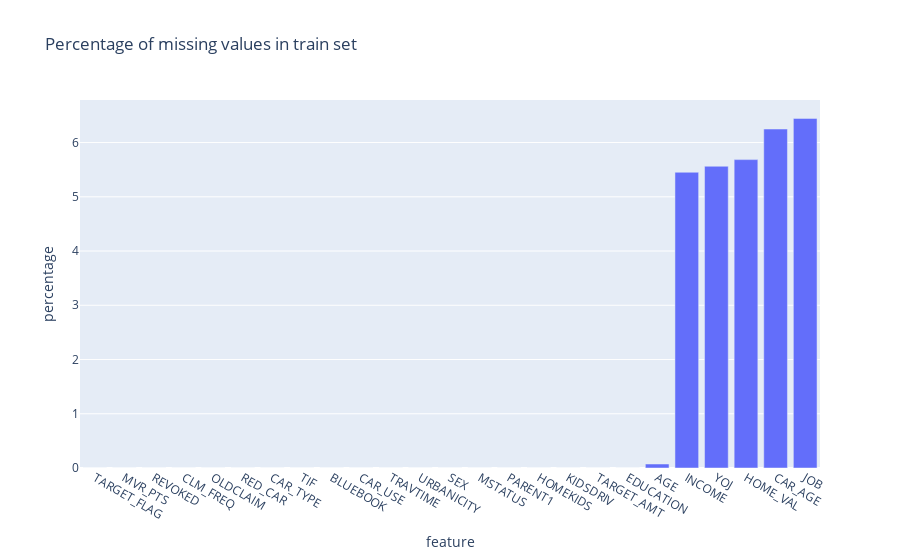

Source (notebook cell):
### Markdown cell above
plot_missing_values(train_auto, 'train')
plt.show()

### Code cell
As we can see, the data is pretty complete with 5 variables having about 5-6% missing values. As a first study, I am going to impute those missing values using the following scheme : 

    * JOB : impute with the most common category aka the mode 
    * INCOME, HOME_VAL : impute using the mean value 
    * AGE, YOJ, CAR_AGE : replace with the median value 
    
As an extension, I will later on evaluate using an iterative imputer to look at the whole  dataset in order to complete it.

### Figure 1 — Plotly figure (JSON) as saved in the notebook; plotly's stock layout.template omitted (floating-point values rounded to 4 significant figures)
{"data": [{"alignmentgroup": "True", "hovertemplate": "feature=%{x}<br>percentage=%{y}<extra></extra>", "legendgroup": "", "marker": {"color": "#636efa"}, "name": "", "offsetgroup": "", "orientation": "v", "showlegend": false, "textposition": "auto", "type": "bar", "x": ["TARGET_FLAG", "MVR_PTS", "REVOKED", "CLM_FREQ", "OLDCLAIM", "RED_CAR", "CAR_TYPE", "TIF", "BLUEBOOK", "CAR_USE", "TRAVTIME", "URBANICITY", "SEX", "MSTATUS", "PARENT1", "HOMEKIDS", "KIDSDRIV", "TARGET_AMT", "EDUCATION", "AGE", "INCOME", "YOJ", "HOME_VAL", "CAR_AGE", "JOB"], "xaxis": "x", "y": [0, 0, 0, 0, 0, 0, 0, 0, 0, 0, 0, 0, 0, 0, 0, 0, 0, 0, 0, 0.07352, 5.453, 5.563, 5.686, 6.249, 6.445], "yaxis": "y"}], "layout": {"barmode": "relative", "legend": {"tracegroupgap": 0}, "title": {"text": "Percentage of missing values in train set "}, "xaxis": {"anchor": "y", "domain": [0, 1], "title": {"text": "feature"}}, "yaxis": {"anchor": "x", "domain": [0, 1], "title": {"text": "percentage"}}}}
